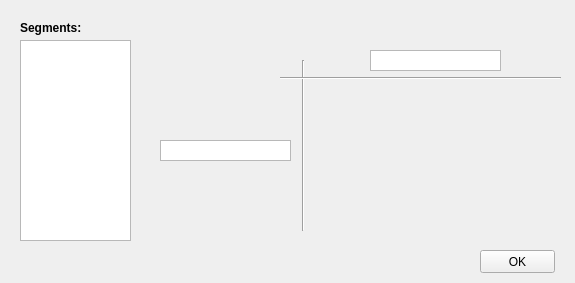
<?xml version="1.0" encoding="UTF-8"?>
<ui version="4.0">
 <class>pivotTable</class>
 <widget class="QWidget" name="pivotTable">
  <property name="geometry">
   <rect>
    <x>0</x>
    <y>0</y>
    <width>575</width>
    <height>283</height>
   </rect>
  </property>
  <property name="windowTitle">
   <string>Pivot Table Options</string>
  </property>
  <widget class="QListWidget" name="pivotSegments_listWidget">
   <property name="geometry">
    <rect>
     <x>20</x>
     <y>40</y>
     <width>111</width>
     <height>201</height>
    </rect>
   </property>
   <property name="dragDropMode">
    <enum>QAbstractItemView::DragDrop</enum>
   </property>
   <property name="defaultDropAction">
    <enum>Qt::MoveAction</enum>
   </property>
  </widget>
  <widget class="QListWidget" name="seg1_listWidget">
   <property name="geometry">
    <rect>
     <x>160</x>
     <y>140</y>
     <width>131</width>
     <height>21</height>
    </rect>
   </property>
   <property name="dragDropMode">
    <enum>QAbstractItemView::DragDrop</enum>
   </property>
   <property name="defaultDropAction">
    <enum>Qt::MoveAction</enum>
   </property>
  </widget>
  <widget class="QListWidget" name="seg2_listWidget">
   <property name="geometry">
    <rect>
     <x>370</x>
     <y>50</y>
     <width>131</width>
     <height>21</height>
    </rect>
   </property>
   <property name="dragDropMode">
    <enum>QAbstractItemView::DragDrop</enum>
   </property>
   <property name="defaultDropAction">
    <enum>Qt::MoveAction</enum>
   </property>
  </widget>
  <widget class="Line" name="line">
   <property name="geometry">
    <rect>
     <x>293</x>
     <y>60</y>
     <width>20</width>
     <height>171</height>
    </rect>
   </property>
   <property name="orientation">
    <enum>Qt::Vertical</enum>
   </property>
  </widget>
  <widget class="Line" name="line_2">
   <property name="geometry">
    <rect>
     <x>280</x>
     <y>70</y>
     <width>281</width>
     <height>16</height>
    </rect>
   </property>
   <property name="orientation">
    <enum>Qt::Horizontal</enum>
   </property>
  </widget>
  <widget class="QLabel" name="label">
   <property name="geometry">
    <rect>
     <x>20</x>
     <y>20</y>
     <width>61</width>
     <height>16</height>
    </rect>
   </property>
   <property name="font">
    <font>
     <weight>75</weight>
     <bold>true</bold>
    </font>
   </property>
   <property name="text">
    <string>Segments:</string>
   </property>
  </widget>
  <widget class="QPushButton" name="setPivot_pushButton">
   <property name="geometry">
    <rect>
     <x>480</x>
     <y>250</y>
     <width>75</width>
     <height>23</height>
    </rect>
   </property>
   <property name="text">
    <string>OK</string>
   </property>
  </widget>
 </widget>
 <resources/>
 <connections/>
</ui>
